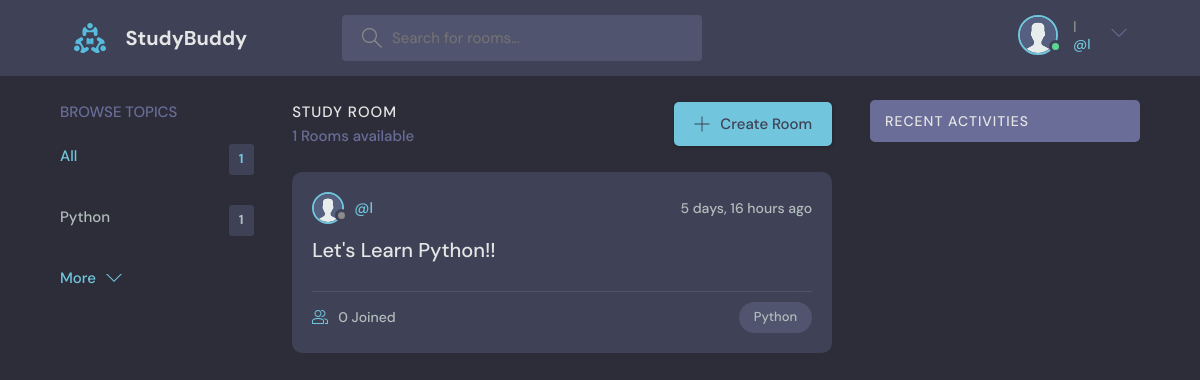
The page / (signed in) on the database its author committed.
### base/models.py (models this page shows, shortened)
class User(AbstractUser):
    name = models.CharField(max_length=200, null=True)
    email = models.EmailField(unique=True, null=True)
    bio = models.TextField(null=True)
    avatar = models.ImageField(null=True, default="avatar.svg")
    USERNAME_FIELD = 'email'
    REQUIRED_FIELDS = ['username']
    objects = UserManager()

class Topic(models.Model):
    name = models.CharField(max_length=200)

class Room(models.Model):
    host = models.ForeignKey(User, on_delete=models.SET_NULL, null=True)
    topic = models.ForeignKey(Topic, on_delete=models.SET_NULL, null=True)
    name = models.CharField(max_length=200)
    description = models.TextField(null=True, blank=True)
    participants = models.ManyToManyField(User, related_name='participants', blank=True)
    updated_at = models.DateTimeField(auto_now=True)
    created_at = models.DateTimeField(auto_now_add=True)
    class Meta:
        ordering = ['-updated_at', '-created_at']

### base/views.py (the view)
# urls.py: path('', views.home, name='home'),
def home(request):
    q = request.GET.get('q') if request.GET.get('q') != None else ''
    rooms = Room.objects.filter(
        Q(topic__name__icontains=q) |
        Q(name__icontains=q) |
        Q(description__icontains=q)
        )
    topics = Topic.objects.all()[0:5]
    room_count = rooms.count()
    room_messages = Message.objects.filter(Q(room__topic__name__icontains=q))
    context = {'rooms': rooms, 'topics': topics,
               'room_count': room_count, 'room_messages': room_messages}
    return render(request, 'base/home.html', context)

### base/templates/base/home.html (shortened to what this page needs)
{% extends 'main.html'%}
{% block content %}
  <main class="layout layout--3">
    <div class="container">
      {% include 'base/topics_component.html' %}
      <div class="roomList">
        <div class="roomList__header">
          <div>
            <h2>Study Room</h2>
            <p>{{room_count}} Rooms available</p>
          </div>
          <a class="btn btn--main" href="{% url 'create-room' %}">
            <svg version="1.1" xmlns="http://www.w3.org/2000/svg" width="32" height="32" viewBox="0 0 32 32">
              <title>add</title>
              <path
                d="M16.943 0.943h-1.885v14.115h-14.115v1.885h14.115v14.115h1.885v-14.115h14.115v-1.885h-14.115v-14.115z"
              ></path>
            </svg>
            Create Room
          </a>
        </div>
        {% include 'base/feed_component.html' %}
      </div>
       {% include 'base/activity_component.html' %}
    </div>
  </main>
{% endblock %}

### templates/navbar.html (shortened to what this page needs)
{% load static %}
<header class="header header--loggedIn">
  <div class="container">
    <a href="{% url 'home' %}" class="header__logo">
      <img src="{% static 'images/logo.svg' %}" />
      <h1>StudyBuddy</h1>
    </a>
    <form class="header__search" method="GET" action="{% url 'home' %}">
      <label>
        <input name ="q" placeholder="Search for rooms..." />
      </label>
    </form>
    <nav class="header__menu">
      {% if request.user.is_authenticated %}
      <div class="header__user">
        <a href="{% url 'update-user' %}">
          <div class="avatar avatar--medium active">
            <img src="{{request.user.avatar.url}}" />
          </div>
          <p>{{request.user.username}} <span>@{{request.user.username}}</span></p>
        </a>
        <button class="dropdown-button">
          <svg version="1.1" xmlns="http://www.w3.org/2000/svg" width="32" height="32" viewBox="0 0 32 32">
            <title>chevron-down</title>
            <path d="M16 21l-13-13h-3l16 16 16-16h-3l-13 13z"></path>
          </svg>
        </button>
      </div>
      {% else %}
      <a href="{% url 'login' %}">
        <img src="{% static 'images/avatar.svg' %}" />
        <p>Login</p>
      </a>
      {% endif %}
    </nav>
  </div>
</header>

### base/templates/base/topics_component.html
<div class="topics">
  <div class="topics__header">
    <h2>Browse Topics</h2>
  </div>
  <ul class="topics__list">
    <li>
      <a href="{% url 'home' %}" class="active">All <span>{{topics.count}}</span></a>
    </li>
    {% for topic in topics %}
    <li>
      <a href="{% url 'home' %}?q={{topic.name}}">{{topic.name}} <span>{{topic.room_set.all.count}}</span></a>
    </li>
    {% endfor %}
  </ul>
  <a class="btn btn--link" href="{% url 'topics' %}">
    More
    <svg version="1.1" xmlns="http://www.w3.org/2000/svg" width="32" height="32" viewBox="0 0 32 32">
      <title>chevron-down</title>
      <path d="M16 21l-13-13h-3l16 16 16-16h-3l-13 13z"></path>
    </svg>
  </a>
</div>

### base/templates/base/feed_component.html (shortened to what this page needs)
{% for room in rooms %}
<div class="roomListRoom">
  <div class="roomListRoom__header">
    <a href="{% url 'user-profile' room.host.id %}" class="roomListRoom__author">
      <div class="avatar avatar--small">
        <img src="{{room.host.avatar.url}}" />
      </div>
      <span>@{{room.host.username}}</span>
    </a>
    <div class="roomListRoom__actions">
      <span>{{room.created_at|timesince}} ago</span>
    </div>
  </div>
  <div class="roomListRoom__content">
    <a href="{% url 'room' room.id %}">{{room.name}}</a>
  </div>
  <div class="roomListRoom__meta">
    <a href="{% url 'room' room.id %}" class="roomListRoom__joined">
      {{room.participants.all.count}} Joined
    </a>
    <p class="roomListRoom__topic">{{room.topic.name}}</p>
  </div>
</div>
{% endfor %}

### rows shown on the page
User: user.avatar (placeholder picture), user.username "l"
Topic: name "Python", room_set.all.count "1"
Room: host.avatar (placeholder picture), host.username "l", created_at "5 days, 16 hours", name "Let's Learn Python!!", participants.all.count "0", topic.name "Python"

### other values the page prints
{{ topics.count }} "1"
{{ room_count }} "1"
